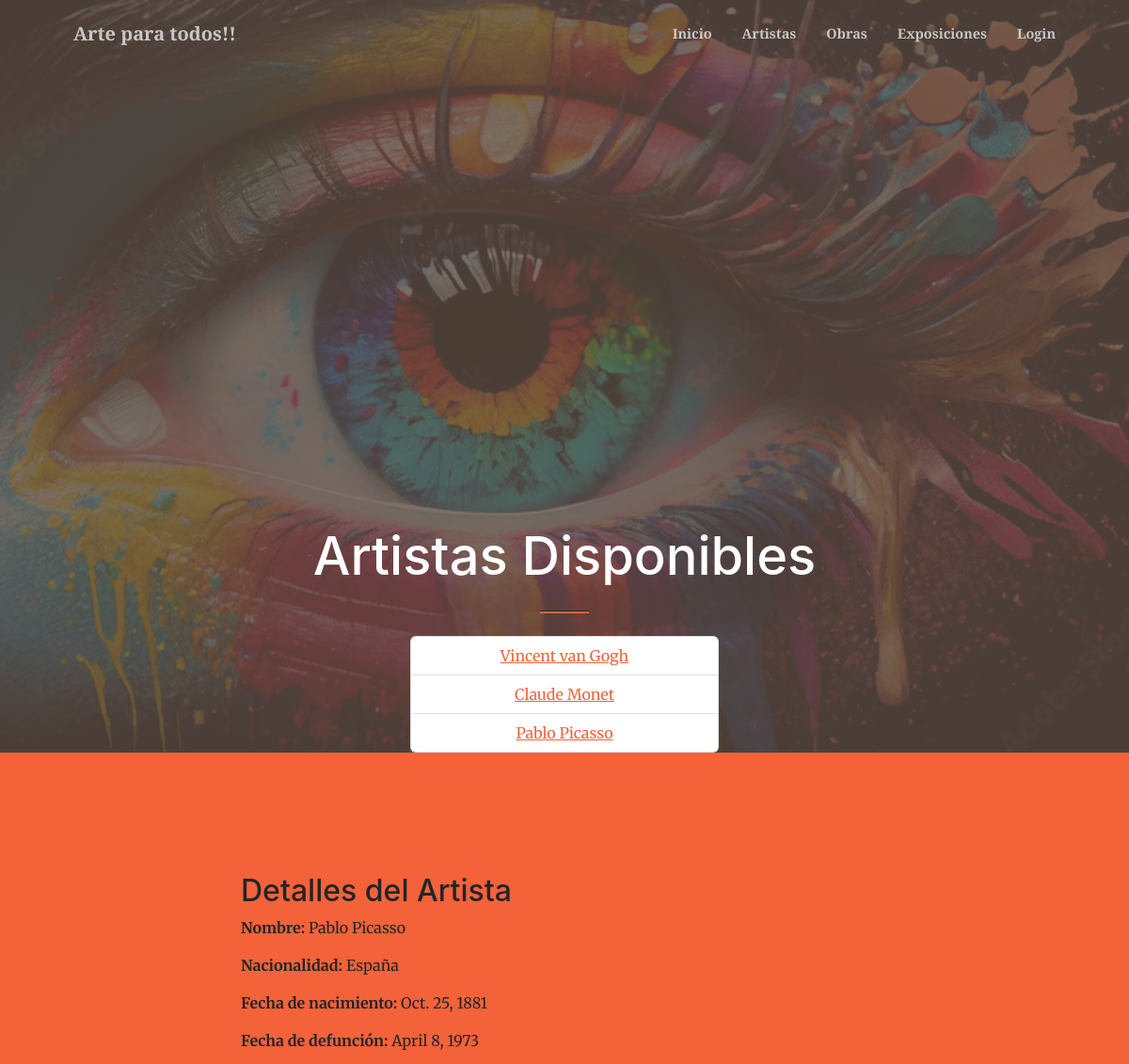
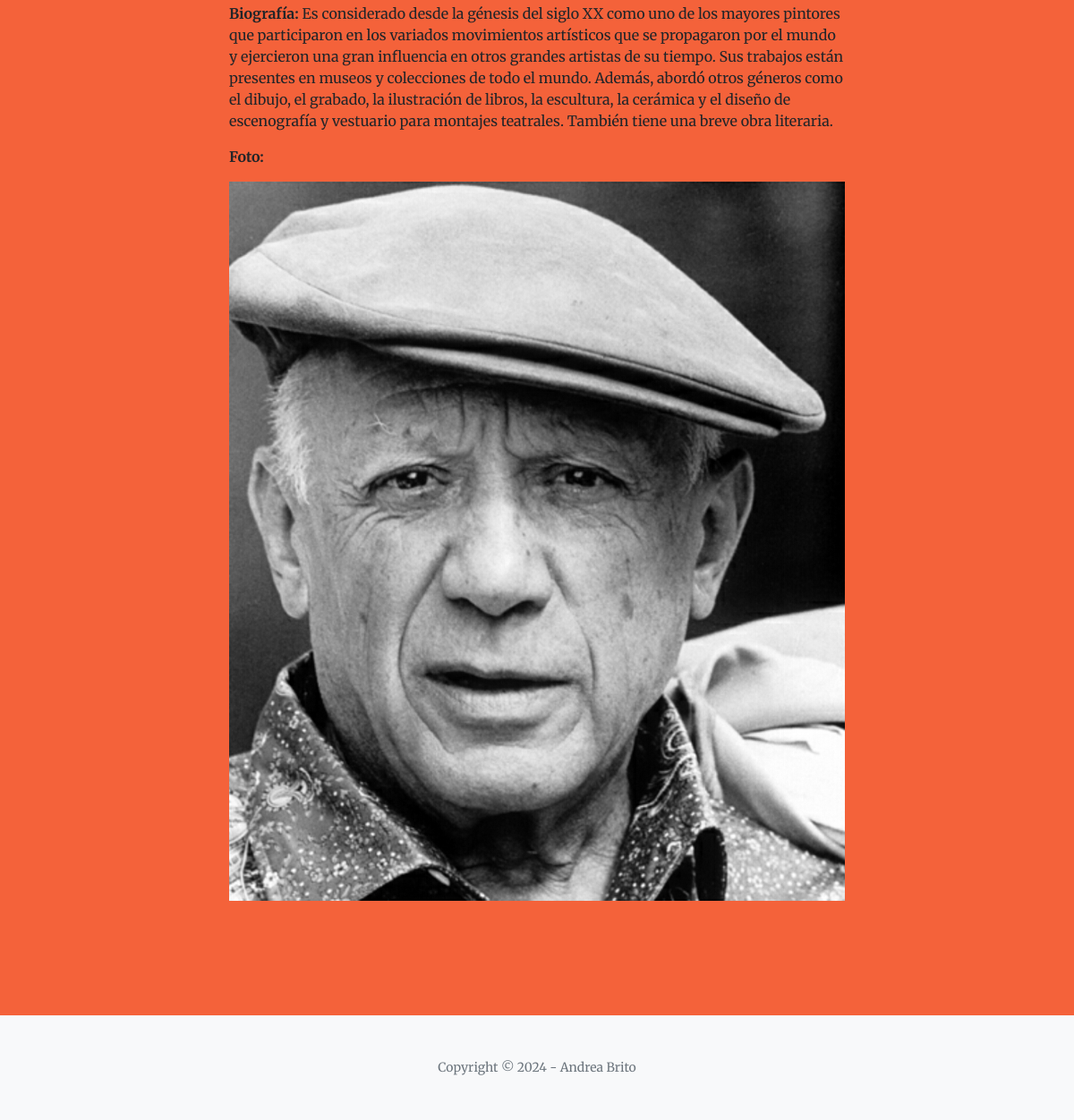
/App_Artista/Detalle_Artistas/?artista_id=3, run on the app's committed database (2 pictures, top to bottom).
### App_Artista/models.py (models this page shows, shortened)
class Artista(models.Model):
    nombre = models.CharField(max_length=100)
    nacionalidad = models.CharField(max_length=100)
    fecha_nacimiento = models.DateField()
    fecha_defuncion = models.DateField(null=True, blank=True)
    foto = models.ImageField(upload_to='artistas', null=True, blank=True)
    biografia = models.TextField()

### App_Artista/views.py (the view)
# urls.py: path('Detalle_Artistas/', views.Detalle_Artista, name='Detalle_Artistas'),
def Detalle_Artista(request):
    artistas = Artista.objects.all()
    artista_detalle = None
    if 'artista_id' in request.GET:
        artista_id = request.GET.get('artista_id')
        artista_detalle = get_object_or_404(Artista, id=artista_id)
    context = {
        'artistas': artistas,
        'artista_detalle': artista_detalle
    }
    return render(request, 'Detalle_artistas.html', context)

### App_Artista/Templates/Detalle_artistas.html (shortened to what this page needs)
{% extends 'padre.html' %}
{% block cont_cambia_1 %}
    <h1 class="mt-4 text-white font-weight-bold text-center">Artistas Disponibles</h1>
    <hr class="divider" />
    <div class="row justify-content-center">
        <div class="col-lg-6">
            <ul class="list-group text-center">
                {% for artista in artistas %}
                    <li class="list-group-item">
                        <a href="?artista_id={{ artista.id }}#detalle">{{ artista.nombre }}</a>
                    </li>
                {% endfor %}
            </ul>
        </div>
    </div>
{% endblock %}
{% block cont_cambia_2 %}
    <div class="row justify-content-center">
        <div class="col-lg-8">
            <div id="detalle">
                {% if artista_detalle %}
                    <h2>Detalles del Artista</h2>
                    <p><strong>Nombre:</strong> {{ artista_detalle.nombre }}</p>
                    <p><strong>Nacionalidad:</strong> {{ artista_detalle.nacionalidad }}</p>
                    <p><strong>Fecha de nacimiento:</strong> {{ artista_detalle.fecha_nacimiento }}</p>
                    <p><strong>Fecha de defunción:</strong> {{ artista_detalle.fecha_defuncion }}</p>
                    <p><strong>Biografía:</strong> {{ artista_detalle.biografia }}</p>
                    {% if artista_detalle.foto %}
                        <p><strong>Foto:</strong></p>
                        <img src="{{ artista_detalle.foto.url }}" alt="{{ artista_detalle.nombre }}" class="img-fluid">
                    {% else %}
                        <p>No hay foto disponible.</p>
                    {% endif %}
                {% else %}
                    <p>Selecciona un artista para ver los detalles.</p>
                {% endif %}
            </div>
        </div>
    </div>
{% endblock %}

### data on the page
Artista: nombre "Vincent van Gogh"
Artista: nombre "Claude Monet"
Artista: nombre "Pablo Picasso", nacionalidad "España", fecha_nacimiento "Oct. 25, 1881", fecha_defuncion "April 8, 1973", biografia "Es considerado desde la génesis del siglo XX como uno de los mayores pintores que participaron en los variados movimientos artísticos que se propagaron por el mundo y ejercieron una gran influencia en otros grandes artistas de su tiempo. Sus trabajos están presentes en museos y colecciones de todo el mundo. Además, abordó otros géneros como el dibujo, el grabado, la ilustración de libros, la escultura, la cerámica y el diseño de escenografía y vestuario para montajes teatrales. También tiene una breve obra literaria.", foto (picture)
